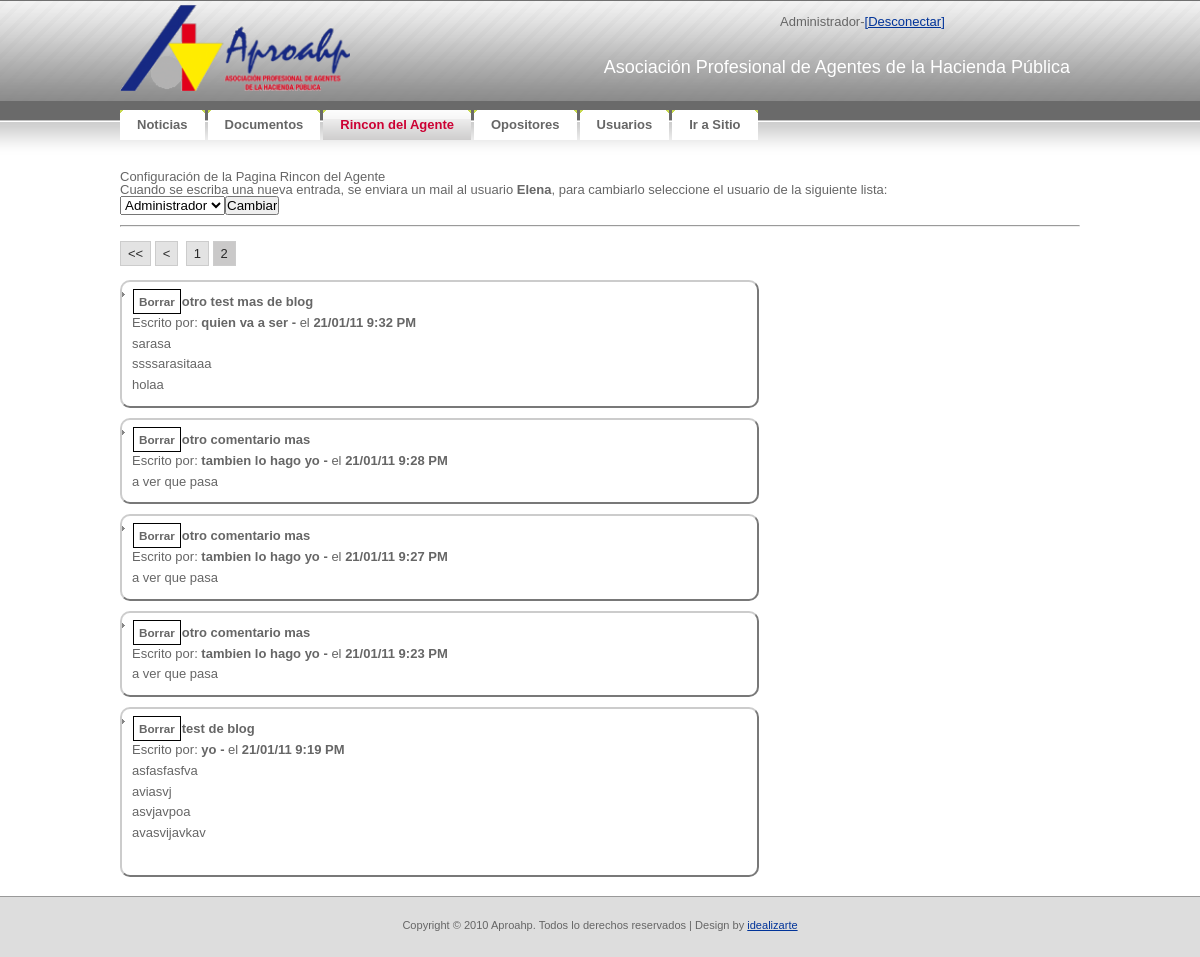
Before: /admin/rincondelagente.php?pagenum=3 (signed in) with the older database file.
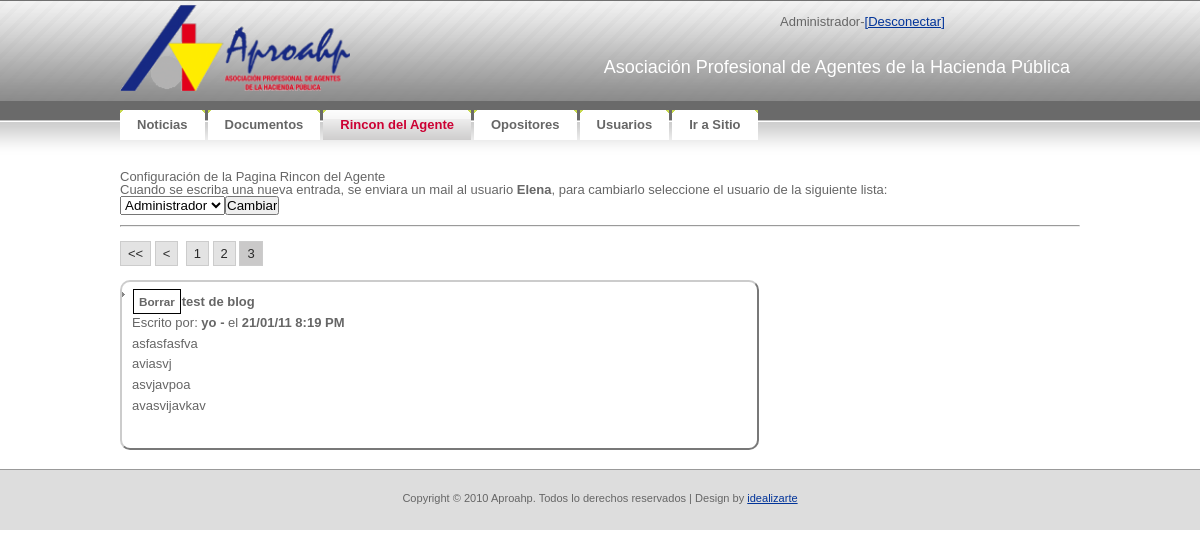
After: the same page with the newer database file.
### tables this page shows
CREATE TABLE IF NOT EXISTS `tbl_blog` (
  `BLG_ID` bigint(20) NOT NULL AUTO_INCREMENT,
  `BLG_Activa` tinyint(1) NOT NULL,
  `BLG_Fecha` timestamp NOT NULL DEFAULT CURRENT_TIMESTAMP,
  `BLG_Titulo` varchar(50) NOT NULL,
  `BLG_Autor` varchar(50) NOT NULL,
  `BLG_Email` varchar(50) NOT NULL,
  `BLG_Comentario` varchar(5000) NOT NULL,
  PRIMARY KEY (`BLG_ID`)
);

### admin/rincondelagente.php (the view, shortened to what the changed rows need)
<?php
	require_once("../lib/siteconfig.php");
?>
<!DOCTYPE html PUBLIC "-//W3C//DTD XHTML 1.0 Strict//EN"
  "http://www.w3.org/TR/xhtml1/DTD/xhtml1-strict.dtd">
<html xmlns="http://www.w3.org/1999/xhtml" xml:lang="en" lang="en">
<head>
	<link rel="stylesheet" href="../css/reset.css" type="text/css" media="screen" charset="utf-8">
	<link rel="stylesheet" href="../css/aproahp.css" type="text/css" media="screen" charset="utf-8">
	<link rel="stylesheet" href="../css/jquery-ui.css" type="text/css" media="screen" charset="utf-8">
	<link rel="stylesheet" href="css/style.css" type="text/css" media="screen" charset="utf-8">
</head>
<body>
<div id="container">
<?php require("header.php")?>
<?php
	echo "<div id=blog>";
	if(isset($_GET['pagenum'])){
		$pagenum = $_GET['pagenum'];
	}else{
		$pagenum = 1;
	}
	$doc_result = mysql_query("SELECT * FROM tbl_blog ORDER BY blg_fecha DESC;") or die(mysql_error());
	$rows = mysql_num_rows($doc_result);
	$page_rows = 5;
	$pdata=pagination($rows,$pagenum,$page_rows);
	echo ($pdata['links']);
	echo "<ul>";
	$blg_result=mysql_query("SELECT * FROM tbl_blog ORDER BY blg_fecha DESC ".$pdata['limites'].";");
	for ($x = 0, $numrows = mysql_num_rows($blg_result); $x < $numrows; $x++) {
		$row = mysql_fetch_assoc($blg_result);
		$datetime = date("d/m/y g:i A", strtotime($row["BLG_Fecha"]));
		if($row["BLG_Email"]!=""){
			$emaillink="<a href='mailto:".$row["BLG_Email"]."'>".$row["BLG_Email"]."</a>";
		}else {$emaillink=" ";}
		echo "<li class= post><div class=borrar rel='".$row["BLG_ID"]."'>Borrar</div><span class=highlight>".$row["BLG_Titulo"]."</span><br>Escrito por: <span class=highlight>".$row["BLG_Autor"]." - ".$emaillink."</span> el <span class=highlight>".$datetime."</span><br>".nl2br($row["BLG_Comentario"])."</li>";
	}
	echo "</ul>";
	echo "</div>";
?>
</div>
</body>
</html>

### admin/header.php (shortened to what the changed rows need)
<?php
$parts = Explode('/', $_SERVER["PHP_SELF"]);
$paginaactual= $parts[count($parts) - 1];
$menu = array (array ( "Name" => "Noticias","Link" => "index.php"),
			   array ( "Name" => "Documentos","Link" => "documentos.php"),
			   array ( "Name" => "Rincon del Agente","Link" => "rincondelagente.php"),
			   array ( "Name" => "Opositores","Link" => "opositores.php"),
			   array ( "Name" => "Usuarios","Link" => "usuarios.php"),
			   array ( "Name" => "Ir a Sitio","Link" => "../index.php")              );
?>
<div id="header">
	<div id="letras"><h2>Asociación Profesional de Agentes de la Hacienda Pública</h2></div>
</div>
<div id="menu">
	<ul>
<?php
foreach($menu as $item){
		if(strcmp($paginaactual, $item['Link'])==0)
			echo('<li class="active">');
		else
			echo('<li>');
		echo('<a href="'.$item['Link'].'"><b>'.$item['Name'].'</b></a></li>');
}?>
	</ul>
</div>

### lib/siteconfig.php (shortened to what the changed rows need)
<?php
	function pagination($rows,$pagenum,$page_rows){
		$last = ceil($rows/$page_rows);
		$linkbase = $_SERVER['PHP_SELF'];
		$_pagi_query_string = "?";
		$plinks='';
		$limites='';
		if($rows > $page_rows){
			$_pagi_propagar = array_keys($_GET);
			$linkbase .= $_pagi_query_string;
			if ($pagenum < 1)
				{ $pagenum = 1; }
			elseif ($pagenum > $last)
				{ $pagenum = $last; }
			if($last > 1){
				$plinks.="<div id=pagination>";
				if ($pagenum == 1) {}
				else{
					$plinks.=" <a href='".$linkbase."pagenum=1'> <<</a> ";
					$plinks.=" ";
					$previous = $pagenum-1;
					$plinks.=" <a href='".$linkbase."pagenum=$previous'> <</a> ";
				}
				$showpages=2;
				$pagemin=(($pagenum - $showpages)<1)?1:($pagenum - $showpages);
				$pagemax=(($pagenum + $showpages)>$last)?$last:($pagenum + $showpages);
				for($x=$pagemin;$x<=$pagemax;$x++){
					if($x==$pagenum){
						$plinks.="&nbsp;<strong>$x</strong>";
					}else{
						$plinks.="&nbsp;<a href='".$linkbase."pagenum=$x'>$x</a>";
					}
				}
				$plinks.="&nbsp;";
				$plinks.="</div>";
			}
			$limites = 'limit ' .($pagenum - 1) * $page_rows .',' .$page_rows;
		}
		return(array ( "links" => $plinks,"limites" => "$limites"));
	}
?>

Changed rows visible on the page:
no longer on this page (row edited): tbl_blog: BLG_Titulo "otro test mas de blog", BLG_Autor "quien va a ser", BLG_Fecha "21/01/11 9:32 PM", BLG_Comentario "sarasa ssssarasitaaa holaa"
no longer on this page (row edited): tbl_blog: BLG_Titulo "otro comentario mas", BLG_Autor "tambien lo hago yo", BLG_Fecha "21/01/11 9:28 PM", BLG_Comentario "a ver que pasa"
no longer on this page (row edited): tbl_blog: BLG_Titulo "otro comentario mas", BLG_Autor "tambien lo hago yo", BLG_Fecha "21/01/11 9:27 PM", BLG_Comentario "a ver que pasa"
no longer on this page (row edited): tbl_blog: BLG_Titulo "otro comentario mas", BLG_Autor "tambien lo hago yo", BLG_Fecha "21/01/11 9:23 PM", BLG_Comentario "a ver que pasa"
changed tbl_blog "test de blog": BLG_Fecha "21/01/11 9:19 PM" → "21/01/11 8:19 PM"
Other visible differences:
list line gone: "2"
new list line: "2"
new list line: "3"
